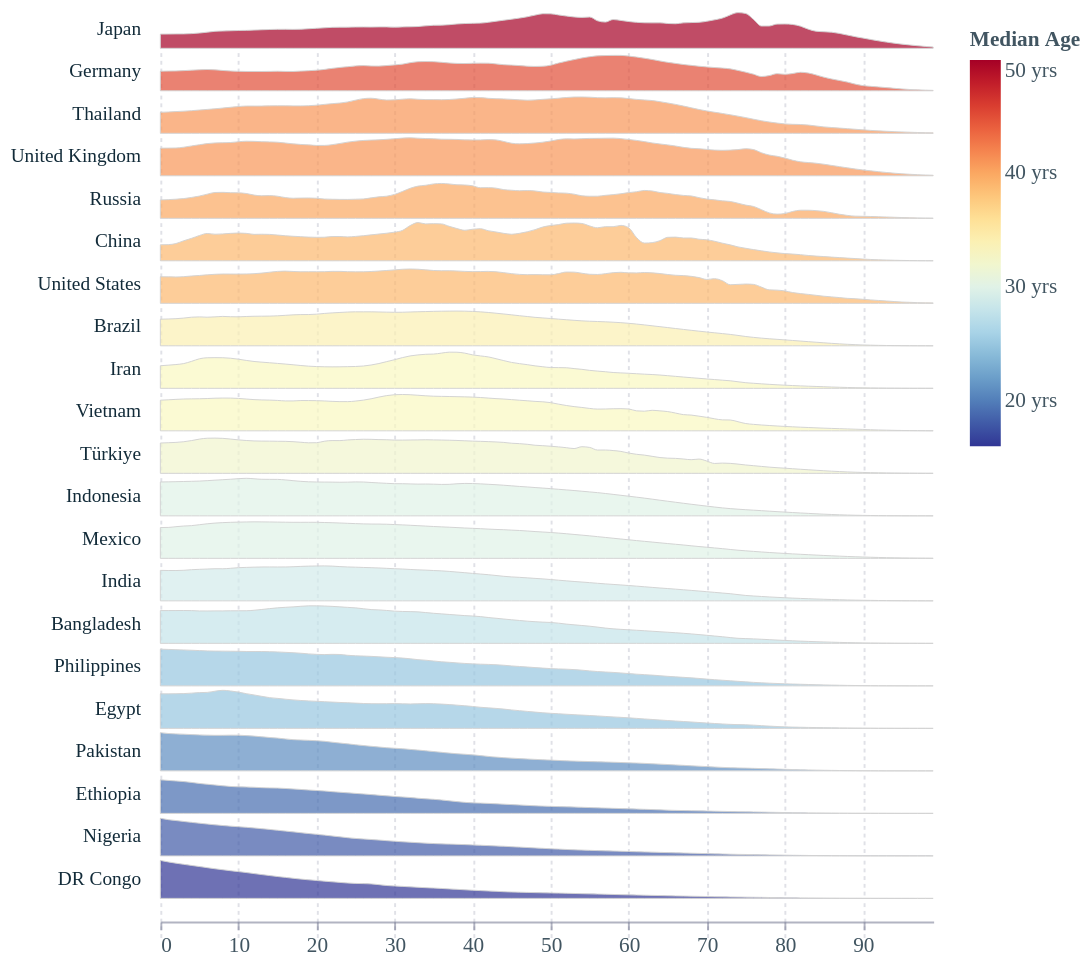

Write the Vega-Lite specification saved for this chart.
### Vega-Lite specification from a JSON file in a GitHub repository (floating-point values rounded to 4 significant figures; data arrays with more than 128 entries replaced by an {"elided": "..."} marker saying what was removed)
{"config": {"font": "Circular Std", "text": {"color": "#676A86", "align": "left", "baseline": "middle", "dx": 7, "dy": 0, "fontSize": 11}, "view": {"stroke": null, "continuousWidth": 400, "continuousHeight": 300, "discreteWidth": 400, "discreteHeight": 300}, "bar": {"color": "#179fdb"}, "line": {"color": "#e6224b"}, "rule": {"color": "#676A86"}, "point": {"filled": true, "size": 80, "color": "#e6224b", "opacity": 0.95}, "geoshape": {"stroke": "white", "strokeWidth": 0.3}, "rect": {"fill": "#d6d4d4", "opacity": 0.3}, "axis": {"labelColor": "#676A86", "labelFontSize": 11, "labelFont": "Circular Std", "labelOpacity": 0.8, "tickColor": "#676A86", "tickOpacity": 0.5, "domainColor": "#676A86", "domainOpacity": 0.5, "gridColor": "#676A86", "gridDash": [2, 2], "gridOpacity": 0.5, "title": null, "titleColor": "#676A86", "titleOpacity": 0.8, "tickSize": 4}, "axisXDiscrete": {"grid": false, "labelAngle": 0, "tickCount": 10, "tickOpacity": 0.5, "title": null}, "axisYDiscrete": {"ticks": false, "labelPadding": 5}, "axisXTemporal": {"grid": false, "ticks": true}, "axisXQuantitative": {"grid": true}, "axisYQuantitative": {"gridColor": "#676A86", "gridDash": [1, 5], "gridOpacity": 0.5, "ticks": false, "labelPadding": 5, "tickCount": 8, "titleAngle": 0, "titleAlign": "left", "titleBaseline": "bottom", "titleX": 0, "titleY": -5}, "title": {"color": "#122b39E6", "subtitleColor": "#122b39CC", "font": "Circular Std", "subtitleFont": "Circular Std", "anchor": "start", "fontSize": 14, "subtitleFontSize": 11, "subtitlePadding": 4, "offset": 6, "frame": "group"}, "legend": {"titleColor": "#122b39", "title": null, "labelColor": "#122b39", "labelFontSize": 11}, "facet": {"spacing": 0}}, "data": {"name": "data-51585ead14e0c88fb4f70c5f27709898"}, "facet": {"row": {"field": "Country", "header": {"labelAngle": 0, "labelAlign": "left", "labelAnchor": "end", "labelColor": "#122b39", "labelFont": "Circular Std"}, "sort": {"field": "Median_Age", "op": "mean", "order": "descending"}, "title": null, "type": "nominal"}}, "spec": {"mark": {"type": "area", "fillOpacity": 0.7, "interpolate": "monotone", "stroke": "lightgray", "strokeWidth": 0.5}, "encoding": {"fill": {"field": "Median_Age", "legend": {"gradientLength": 200, "title": "Median Age", "labelExpr": "datum.label + \" yrs\"", "labelFont": "Circular Std", "labelOpacity": 0.8, "labelFontSize": 11, "titleFont": "Circular Std", "titleOpacity": 0.8, "titleFontSize": 11}, "scale": {"scheme": "redyellowblue", "reverse": true}, "type": "quantitative"}, "x": {"axis": {"gridOpacity": 0.2, "labelColor": "#122b39", "labelFont": "Circular Std", "labelFontSize": 11, "labelOpacity": 0.8}, "bin": "binned", "field": "Age", "title": null, "type": "quantitative"}, "y": {"axis": null, "field": "Density", "scale": {"range": [10, -10]}, "title": null, "type": "quantitative"}}, "height": 22, "width": 400}, "bounds": "flush", "resolve": {"scale": {"y": "independent"}}, "$schema": "https://vega.github.io/schema/vega-lite/v5.17.0.json", "datasets": {"data-51585ead14e0c88fb4f70c5f27709898": {"elided": "2100 records"}}}
